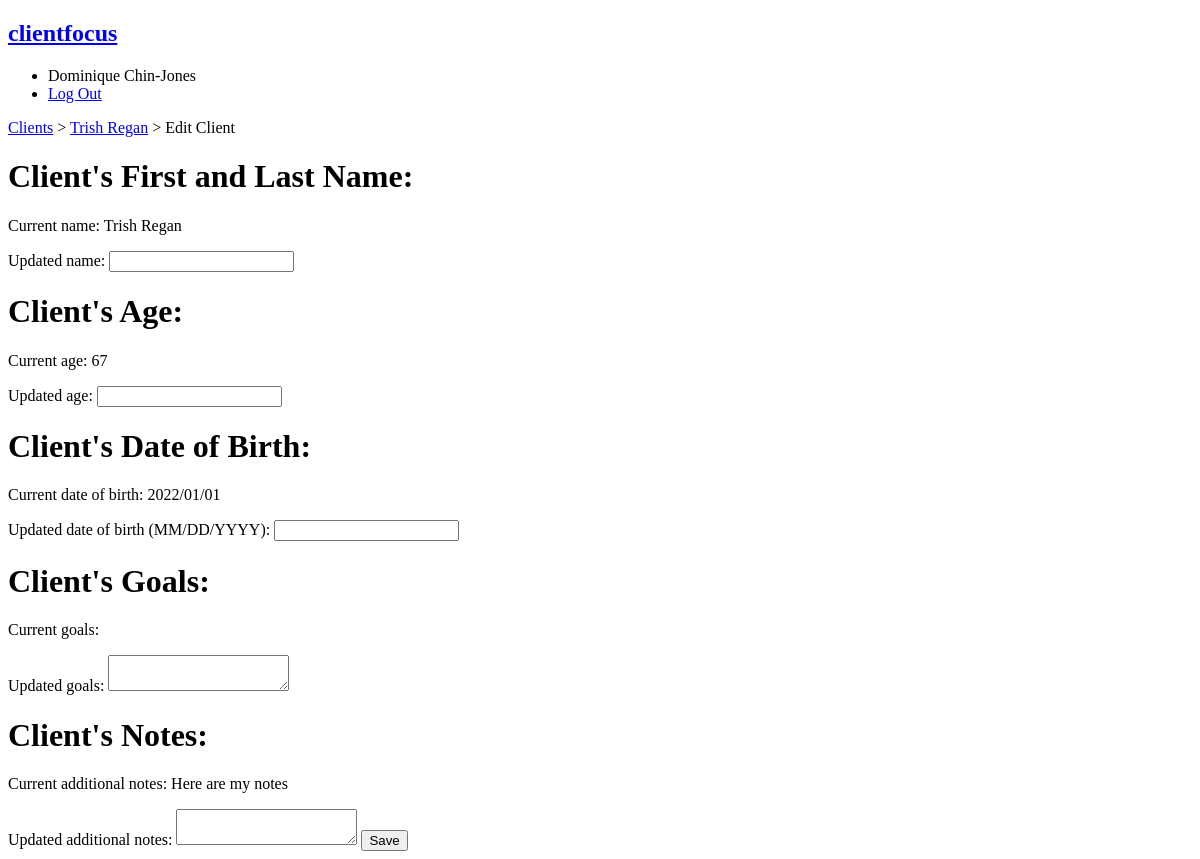
/client/1/update (signed in), run on an earlier commit of the app's database.
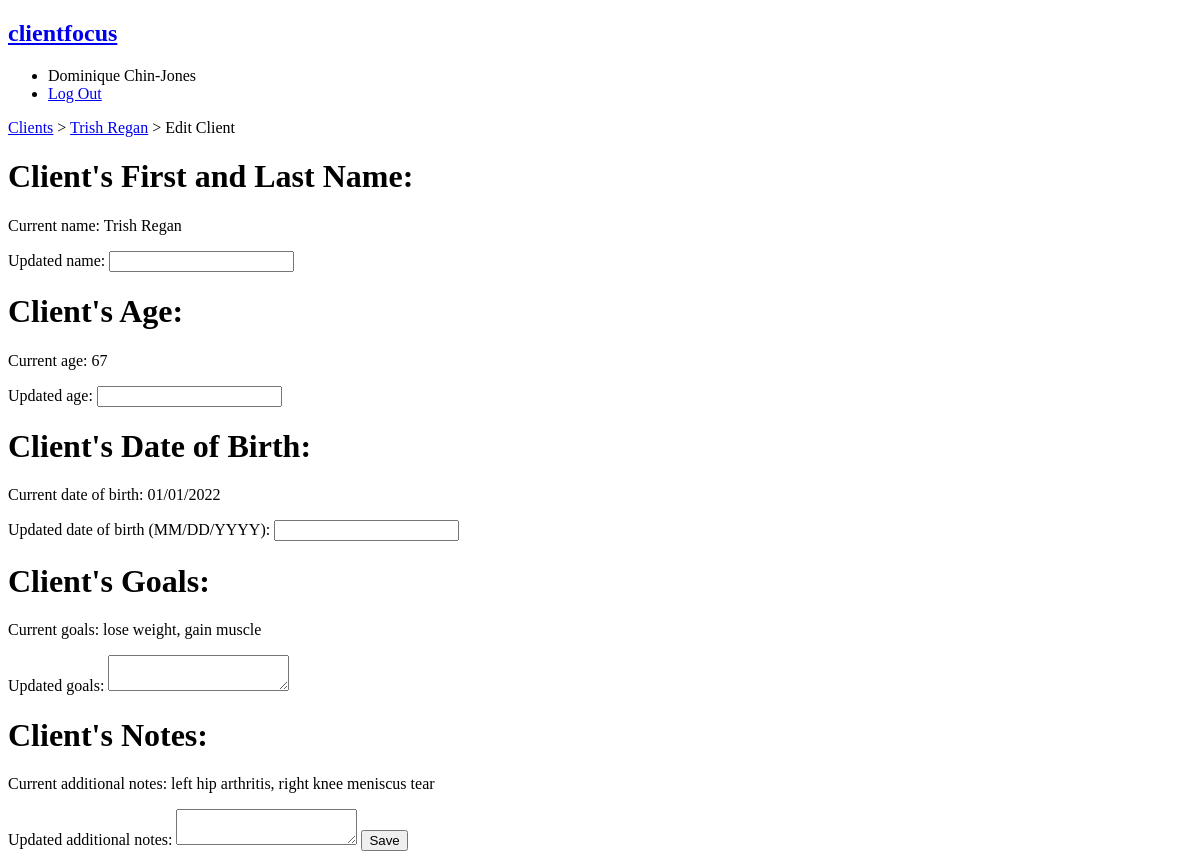
And on a later commit of the database.
### tables this page shows
CREATE TABLE client (
    id INTEGER PRIMARY KEY AUTOINCREMENT,
    trainer_id INTEGER NOT NULL,
    name TEXT NOT NULL,
    age INTEGER NOT NULL,
    date_of_birth TEXT NOT NULL,
    goals TEXT,
    notes TEXT,
    FOREIGN KEY (trainer_id) REFERENCES user (id)
        ON DELETE CASCADE
);

### clientfocus_app/client.py (the view, shortened to what this page needs)
@bp.route('<int:id>/update', methods=('GET', 'POST'))
@login_required
def update(id):
    client = get_client(id)
    return render_template('client/update.html', client=client)

### clientfocus_app/auth.py (called while the page is built)
@bp.before_app_request
def load_logged_in_user():
    user_id = session.get('user_id')
    if user_id is None:
        g.user = None
    else:
        g.user = get_database().execute(
            'SELECT * FROM user WHERE id = ?', (user_id,)
        ).fetchone()

def login_required(view_function):
    @functools.wraps(view_function)
    def view_function_wrapper(**kwargs):
        if g.user is None:
            return redirect(url_for('auth.login'))
        return view_function(**kwargs)
    return view_function_wrapper

### clientfocus_app/client.py (called while the page is built)
def get_client(id,):
    client = get_database().execute(
        """SELECT id, name, age, date_of_birth, goals, notes
        FROM client
        WHERE id = ?""",
        (id,)
    ).fetchone()
    if client is None:
        abort(404, f'Sorry, that client does not exist!')
    return client

### clientfocus_app/db.py (called while the page is built)
def get_database():
    if 'database' not in g:
        g.database = sqlite3.connect(
            current_app.config['DATABASE'],
            detect_types=sqlite3.PARSE_DECLTYPES
        )
        g.database.row_factory = sqlite3.Row
    return g.database

def close_database(e=None):
    database = g.pop('database', None)
    if database is not None:
        database.close()

### clientfocus_app/templates/client/update.html (shortened to what this page needs)
{% extends 'base.html' %}
{% block header %}
    <a href="{{ url_for('trainer.index') }}">Clients</a>
     > <a href="{{ url_for('client.index', id=client['id']) }}">{{ client['name'] }}</a>
     > Edit Client
{% endblock %}
{% block content %}
<form method="post">
    <h1>Client's First and Last Name:</h1>
    <p>Current name: {{ client['name'] }}</p>
    <label for="name">Updated name:</label>
    <input name="name" id="name" value="{{ request.form['name'] }}">
    <h1>Client's Age:</h1>
    <p>Current age: {{ client['age'] }}</p>
    <label for="age">Updated age:</label>
    <input type="number" name="age" id="age" value="{{ request.form['age'] }}" min="0">
    <h1>Client's Date of Birth:</h1>
    <p>Current date of birth: {{ client['date_of_birth'] }}</p>
    <label for="date_of_birth">Updated date of birth (MM/DD/YYYY):</label>
    <input name="date_of_birth" id="date_of_birth" value="{{ request.form['date_of_birth'] }}">
    <h1>Client's Goals:</h1>
    <p>Current goals: {{ client['goals'] }}</p>
    <label for="goals">Updated goals:</label>
    <textarea name="goals" id="goals">{{ request.form['goals'] }}</textarea>
    <h1>Client's Notes:</h1>
    <p>Current additional notes: {{ client['notes'] }}</p>
    <label for="notes">Updated additional notes:</label>
    <textarea name="notes" id="notes">{{ request.form['notes'] }}</textarea>
    <input type="submit" value="Save">
</form>
{% endblock%}

What changed in the data, as far as the page shows it:
changed client "Trish Regan": date_of_birth "2022/01/01" → "01/01/2022"; goals (not shown) → "lose weight, gain muscle"; notes "Here are my notes" → "left hip arthritis, right knee meniscus tear"
